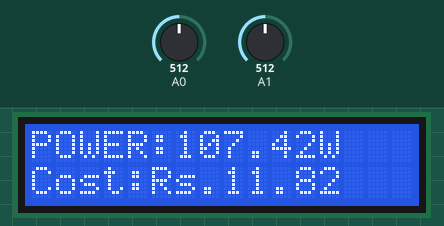
Simulated run of this sketch. Board: Arduino Uno, built with avr-gcc and run on an emulated ATmega328P. Parts: 16×2 character LCD. The inputs (shaded band) are chosen by the test bench; at power-on: A0 = 512, A1 = 512.

Above: at 1.2 s.
1.3 s: A0 set to 716
At 2.8 s:
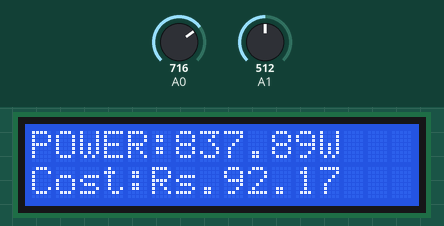
4.5 s: A1 set to 716
At 5.9 s:
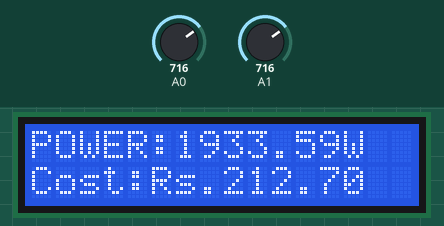
7.6 s: A0 set to 900
At 8.9 s:
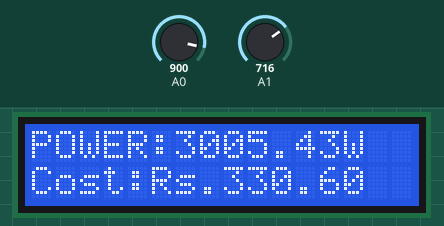
10.6 s: A1 set to 900
At 11.9 s:
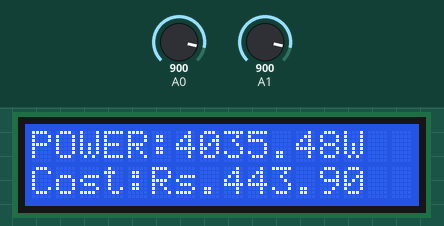
13.6 s: A0 set to 1023
At 14.9 s:
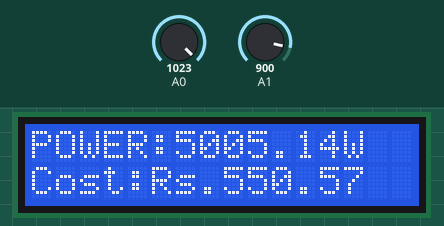
16.6 s: A1 set to 1023
At 17.6 s:
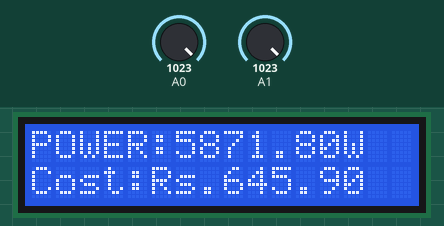
Timing chart, 0 to 19.6 s (numbered marks = the images above; inputs shaded):
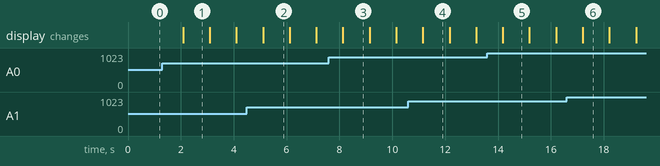

The sketch:

arduino.ino
```cpp
#include <LiquidCrystal.h>
#include <SoftwareSerial.h>


SoftwareSerial transmit(9,10); //rx,tx
LiquidCrystal lcd(12, 13, 7,6,5,4);//rs, en, d4, d5, d6, d7

float sensitivity = 0.1; //100mv for 20ampere acs712
float vpp = 0.0048828125; //voltage per unit=5/1024
float costPersec = 0.11; //rupees
float costPerinterval=0.3l;
int small = 1;
int big=1;
float V = 220;

float Power = 0;
float current_after_interval;
float currentSum = 0; //collecting current samples over an interval
float avg_current_during_interval = 0; //calculating avg current of current samples during an interval to obtain a constant value

void setup() {
  pinMode(A0, INPUT);
  pinMode(A1, INPUT);
  transmit.begin(9600);
  Serial.begin(9600);
  lcd.begin(16, 2);
}
void loop() {
 //for big interval
        for(big;big<=3;big++){
  //for small interval
for(small;small<=10*60;small++){
//for 1 sensor
      float sensorVa = 2.5 - (analogRead(A0) + 5) * vpp;//calculating acs712 hall voltage and subtracting offset V=2.5 to remove polarity of voltage
      float abs_sensorVa = abs(sensorVa);
      float Ia = abs_sensorVa / sensitivity;
//for 2 sensor
      float sensorVb = 2.5 - (analogRead(A1) + 5) * vpp;//calculating acs712 hall voltage and subtracting offset V=2.5 to remove polarity of voltage
      float abs_sensorVb = abs(sensorVb);
      float Ib = abs_sensorVb / sensitivity;
float I = Ia + Ib;

currentSum += I;//collecting current samples over an interval
      avg_current_during_interval = currentSum / small; //current averaged over samples within given interval

     float cum_pow=(V * avg_current_during_interval + Power);//cumulative power
      show(cum_pow);//displaying cumlative power on lcd
transmit.write(int(cum_pow));//transmitting to nodemcu
delay(1000);
}

small=1;
current_after_interval += avg_current_during_interval; //current after a given interval
Power = V * current_after_interval;
float predictedInterval=(Power/big)*3;//estimated power for big interval from small interval
//printing msg to send to python
String msg="power="+String(Power)+"\nCost="+String(Power*costPerinterval)+"\npredicted power="+String(predictedInterval)+"\n\n\n";
Serial.println(msg);
currentSum = 0;
}
//resetting every value for starting the big interval again
Power=0;
big=1;
current_after_interval=0;
currentSum=0;
}
//displaying on lcd
void show(float power) {
  lcd.clear();
  lcd.setCursor(0, 0);
  lcd.print("POWER:" + String(power) + "W");

  lcd.setCursor(0, 1);
  lcd.print("Cost:Rs." + String(power * costPersec));


}
```

Measured:
- after the input at 1.3 s, the display: changes after 0.79 s (image 1)
- what the display in image 1 shows lasts 1.0 s, from 2.1 s to 3.1 s
